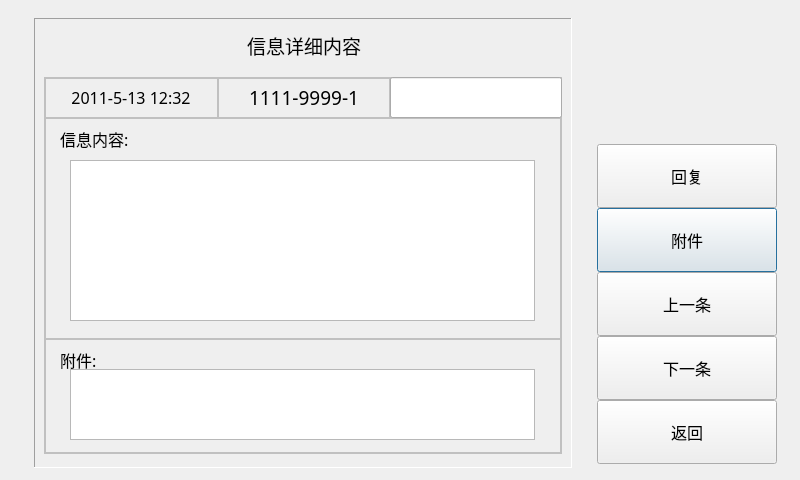
<?xml version="1.0" encoding="UTF-8"?>
<ui version="4.0">
 <class>InfoManDetailDialog</class>
 <widget class="QDialog" name="InfoManDetailDialog">
  <property name="geometry">
   <rect>
    <x>0</x>
    <y>0</y>
    <width>800</width>
    <height>480</height>
   </rect>
  </property>
  <property name="font">
   <font>
    <family>AlArabiya</family>
    <pointsize>14</pointsize>
   </font>
  </property>
  <property name="windowTitle">
   <string>查看信息</string>
  </property>
  <widget class="ScrollLineEdit" name="lineEditInfoTitle">
   <property name="geometry">
    <rect>
     <x>390</x>
     <y>77</y>
     <width>172</width>
     <height>41</height>
    </rect>
   </property>
   <property name="font">
    <font>
     <family>AlArabiya</family>
     <pointsize>12</pointsize>
    </font>
   </property>
   <property name="focusPolicy">
    <enum>Qt::NoFocus</enum>
   </property>
   <property name="styleSheet">
    <string notr="true"/>
   </property>
   <property name="alignment">
    <set>Qt::AlignLeading|Qt::AlignLeft|Qt::AlignVCenter</set>
   </property>
   <property name="readOnly">
    <bool>true</bool>
   </property>
  </widget>
  <widget class="QTextEdit" name="textEditInfoBody">
   <property name="geometry">
    <rect>
     <x>70</x>
     <y>160</y>
     <width>465</width>
     <height>161</height>
    </rect>
   </property>
   <property name="font">
    <font>
     <family>AlArabiya</family>
     <pointsize>12</pointsize>
    </font>
   </property>
   <property name="focusPolicy">
    <enum>Qt::NoFocus</enum>
   </property>
   <property name="readOnly">
    <bool>true</bool>
   </property>
  </widget>
  <widget class="QListView" name="listViewInfoAttachment">
   <property name="geometry">
    <rect>
     <x>70</x>
     <y>369</y>
     <width>465</width>
     <height>71</height>
    </rect>
   </property>
   <property name="font">
    <font>
     <family>AlArabiya</family>
     <pointsize>12</pointsize>
    </font>
   </property>
   <property name="focusPolicy">
    <enum>Qt::NoFocus</enum>
   </property>
   <property name="verticalScrollBarPolicy">
    <enum>Qt::ScrollBarAsNeeded</enum>
   </property>
   <property name="editTriggers">
    <set>QAbstractItemView::NoEditTriggers</set>
   </property>
  </widget>
  <widget class="CommonPushButton" name="pushButtonInfoManDetailAttach">
   <property name="geometry">
    <rect>
     <x>597</x>
     <y>208</y>
     <width>180</width>
     <height>64</height>
    </rect>
   </property>
   <property name="font">
    <font>
     <family>AlArabiya</family>
     <pointsize>12</pointsize>
    </font>
   </property>
   <property name="text">
    <string>附件</string>
   </property>
  </widget>
  <widget class="CommonPushButton" name="pushButtonInfoManDetailPrev">
   <property name="geometry">
    <rect>
     <x>597</x>
     <y>272</y>
     <width>180</width>
     <height>64</height>
    </rect>
   </property>
   <property name="font">
    <font>
     <family>AlArabiya</family>
     <pointsize>12</pointsize>
    </font>
   </property>
   <property name="text">
    <string>上一条</string>
   </property>
  </widget>
  <widget class="CommonPushButton" name="pushButtonInfoManDetailNext">
   <property name="geometry">
    <rect>
     <x>597</x>
     <y>336</y>
     <width>180</width>
     <height>64</height>
    </rect>
   </property>
   <property name="font">
    <font>
     <family>AlArabiya</family>
     <pointsize>12</pointsize>
    </font>
   </property>
   <property name="text">
    <string>下一条</string>
   </property>
  </widget>
  <widget class="CommonPushButton" name="pushButtonInfoManDetailReturn">
   <property name="geometry">
    <rect>
     <x>597</x>
     <y>400</y>
     <width>180</width>
     <height>64</height>
    </rect>
   </property>
   <property name="font">
    <font>
     <family>AlArabiya</family>
     <pointsize>12</pointsize>
    </font>
   </property>
   <property name="text">
    <string>返回</string>
   </property>
  </widget>
  <widget class="QLabel" name="labeInfoTime">
   <property name="geometry">
    <rect>
     <x>44</x>
     <y>77</y>
     <width>174</width>
     <height>41</height>
    </rect>
   </property>
   <property name="font">
    <font>
     <family>AlArabiya</family>
     <pointsize>12</pointsize>
    </font>
   </property>
   <property name="styleSheet">
    <string notr="true">border: 1px solid #C0C0C0;
</string>
   </property>
   <property name="frameShape">
    <enum>QFrame::StyledPanel</enum>
   </property>
   <property name="frameShadow">
    <enum>QFrame::Sunken</enum>
   </property>
   <property name="text">
    <string>2011-5-13 12:32</string>
   </property>
   <property name="alignment">
    <set>Qt::AlignCenter</set>
   </property>
  </widget>
  <widget class="CommonPushButton" name="pushButtonInfoManDetailReply">
   <property name="geometry">
    <rect>
     <x>597</x>
     <y>144</y>
     <width>180</width>
     <height>64</height>
    </rect>
   </property>
   <property name="font">
    <font>
     <family>AlArabiya</family>
     <pointsize>12</pointsize>
    </font>
   </property>
   <property name="text">
    <string>回复</string>
   </property>
  </widget>
  <widget class="QFrame" name="framePanel">
   <property name="geometry">
    <rect>
     <x>34</x>
     <y>18</y>
     <width>538</width>
     <height>450</height>
    </rect>
   </property>
   <property name="frameShape">
    <enum>QFrame::Panel</enum>
   </property>
   <property name="frameShadow">
    <enum>QFrame::Sunken</enum>
   </property>
  </widget>
  <widget class="QLabel" name="labelInfoFrom">
   <property name="geometry">
    <rect>
     <x>218</x>
     <y>77</y>
     <width>172</width>
     <height>41</height>
    </rect>
   </property>
   <property name="font">
    <font>
     <weight>50</weight>
     <italic>false</italic>
     <bold>false</bold>
    </font>
   </property>
   <property name="styleSheet">
    <string notr="true">border: 1px solid #C0C0C0;</string>
   </property>
   <property name="frameShape">
    <enum>QFrame::StyledPanel</enum>
   </property>
   <property name="frameShadow">
    <enum>QFrame::Sunken</enum>
   </property>
   <property name="text">
    <string>1111-9999-1</string>
   </property>
   <property name="alignment">
    <set>Qt::AlignCenter</set>
   </property>
  </widget>
  <widget class="QFrame" name="frame">
   <property name="geometry">
    <rect>
     <x>390</x>
     <y>77</y>
     <width>172</width>
     <height>41</height>
    </rect>
   </property>
   <property name="styleSheet">
    <string notr="true">background-color: transparent;
border: 1px solid #C0C0C0;</string>
   </property>
   <property name="frameShape">
    <enum>QFrame::StyledPanel</enum>
   </property>
   <property name="frameShadow">
    <enum>QFrame::Raised</enum>
   </property>
  </widget>
  <widget class="QLabel" name="labelInfoBody">
   <property name="geometry">
    <rect>
     <x>60</x>
     <y>118</y>
     <width>200</width>
     <height>41</height>
    </rect>
   </property>
   <property name="font">
    <font>
     <family>AlArabiya</family>
     <pointsize>12</pointsize>
    </font>
   </property>
   <property name="styleSheet">
    <string notr="true">border: 0px;</string>
   </property>
   <property name="frameShape">
    <enum>QFrame::NoFrame</enum>
   </property>
   <property name="frameShadow">
    <enum>QFrame::Sunken</enum>
   </property>
   <property name="text">
    <string>信息内容:</string>
   </property>
   <property name="alignment">
    <set>Qt::AlignLeading|Qt::AlignLeft|Qt::AlignVCenter</set>
   </property>
  </widget>
  <widget class="QFrame" name="frameInfoBody">
   <property name="geometry">
    <rect>
     <x>44</x>
     <y>118</y>
     <width>518</width>
     <height>221</height>
    </rect>
   </property>
   <property name="styleSheet">
    <string notr="true">background-color: transparent;
border: 1px solid #C0C0C0;</string>
   </property>
   <property name="frameShape">
    <enum>QFrame::StyledPanel</enum>
   </property>
   <property name="frameShadow">
    <enum>QFrame::Raised</enum>
   </property>
  </widget>
  <widget class="QLabel" name="labelInfoAttachment">
   <property name="geometry">
    <rect>
     <x>60</x>
     <y>339</y>
     <width>200</width>
     <height>41</height>
    </rect>
   </property>
   <property name="font">
    <font>
     <family>AlArabiya</family>
     <pointsize>12</pointsize>
    </font>
   </property>
   <property name="styleSheet">
    <string notr="true">border: 0px</string>
   </property>
   <property name="frameShape">
    <enum>QFrame::NoFrame</enum>
   </property>
   <property name="frameShadow">
    <enum>QFrame::Sunken</enum>
   </property>
   <property name="text">
    <string>附件:</string>
   </property>
   <property name="alignment">
    <set>Qt::AlignLeading|Qt::AlignLeft|Qt::AlignVCenter</set>
   </property>
  </widget>
  <widget class="QFrame" name="frameInfoAttachment">
   <property name="geometry">
    <rect>
     <x>44</x>
     <y>339</y>
     <width>518</width>
     <height>115</height>
    </rect>
   </property>
   <property name="styleSheet">
    <string notr="true">background-color: transparent;
border: 1px solid #C0C0C0;</string>
   </property>
   <property name="frameShape">
    <enum>QFrame::StyledPanel</enum>
   </property>
   <property name="frameShadow">
    <enum>QFrame::Raised</enum>
   </property>
  </widget>
  <widget class="QLabel" name="label_title">
   <property name="geometry">
    <rect>
     <x>49</x>
     <y>20</y>
     <width>510</width>
     <height>50</height>
    </rect>
   </property>
   <property name="font">
    <font>
     <family>,white</family>
     <weight>50</weight>
     <italic>false</italic>
     <bold>false</bold>
    </font>
   </property>
   <property name="text">
    <string>信息详细内容</string>
   </property>
   <property name="alignment">
    <set>Qt::AlignCenter</set>
   </property>
  </widget>
  <widget class="QFrame" name="frameInfoBox">
   <property name="geometry">
    <rect>
     <x>44</x>
     <y>77</y>
     <width>518</width>
     <height>377</height>
    </rect>
   </property>
   <property name="styleSheet">
    <string notr="true">background-color: transparent;
border: 2px solid #C0C0C0;</string>
   </property>
   <property name="frameShape">
    <enum>QFrame::StyledPanel</enum>
   </property>
   <property name="frameShadow">
    <enum>QFrame::Raised</enum>
   </property>
  </widget>
  <zorder>pushButtonInfoManDetailAttach</zorder>
  <zorder>pushButtonInfoManDetailPrev</zorder>
  <zorder>pushButtonInfoManDetailNext</zorder>
  <zorder>pushButtonInfoManDetailReturn</zorder>
  <zorder>pushButtonInfoManDetailReply</zorder>
  <zorder>framePanel</zorder>
  <zorder>frame</zorder>
  <zorder>labelInfoBody</zorder>
  <zorder>frameInfoBody</zorder>
  <zorder>frameInfoAttachment</zorder>
  <zorder>label_title</zorder>
  <zorder>frameInfoBox</zorder>
  <zorder>labeInfoTime</zorder>
  <zorder>listViewInfoAttachment</zorder>
  <zorder>labelInfoFrom</zorder>
  <zorder>lineEditInfoTitle</zorder>
  <zorder>labelInfoAttachment</zorder>
  <zorder>textEditInfoBody</zorder>
 </widget>
 <customwidgets>
  <customwidget>
   <class>CommonPushButton</class>
   <extends>QPushButton</extends>
   <header>commonpushbutton.h</header>
  </customwidget>
  <customwidget>
   <class>ScrollLineEdit</class>
   <extends>QLineEdit</extends>
   <header>scrolllineedit.h</header>
  </customwidget>
 </customwidgets>
 <tabstops>
  <tabstop>pushButtonInfoManDetailReply</tabstop>
  <tabstop>pushButtonInfoManDetailAttach</tabstop>
  <tabstop>pushButtonInfoManDetailPrev</tabstop>
  <tabstop>pushButtonInfoManDetailNext</tabstop>
  <tabstop>pushButtonInfoManDetailReturn</tabstop>
 </tabstops>
 <resources/>
 <connections/>
</ui>
